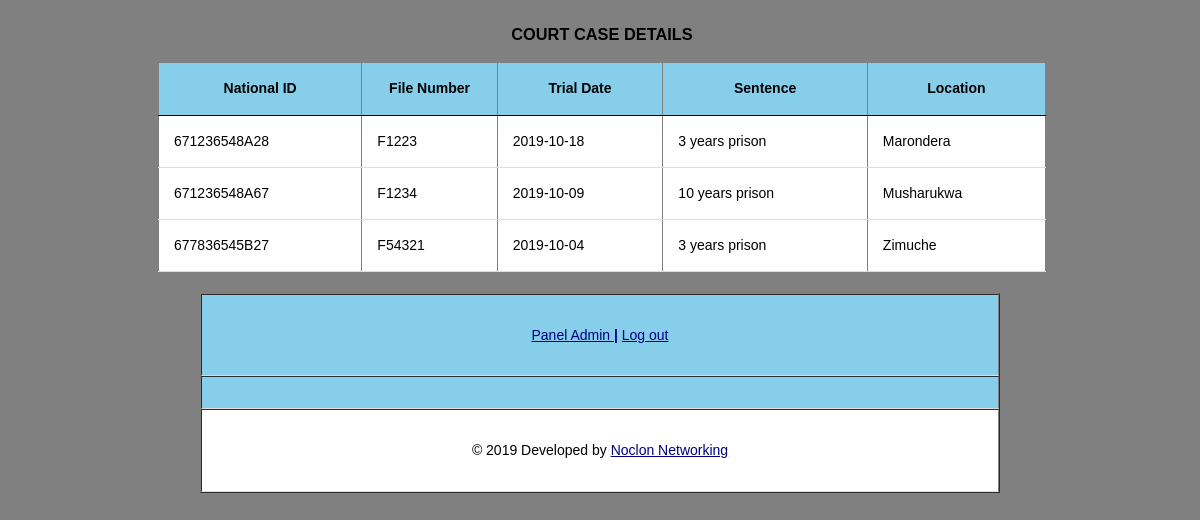
Page /admin/viewcase.php on the committed database.
### tables this page shows
CREATE TABLE `court` (
  `national_id` varchar(12) NOT NULL,
  `file_num` varchar(10) NOT NULL,
  `trial_date` date NOT NULL,
  `sentence` varchar(50) NOT NULL,
  `location` varchar(30) NOT NULL
);

### admin/viewcase1.php (the view, shortened to what this page needs)
<!DOCTYPE html>
<head>
   <link rel="stylesheet" media="screen" href="login.css" >
</head>
<body>
<table id='data' align='centre' border= "solid 1px #ddd">
<caption><h3>COURT CASE DETAILS</h3></caption>
  <tr>
    <th>National ID</th>
    <th>File Number</th>
    <th>Trial Date</th>
    <th>Sentence</th>
    <th>Location</th>
  </tr>
<?php
$sel= "SELECT * from court";
if ($result = mysqli_query($db, $sel))
{
while($rows = mysqli_fetch_assoc($result)) {
    ?>
    <tr>
        <td><?php echo $rows['national_id']?></td>
        <td><?php echo $rows['file_num']?></td>
        <td><?php echo $rows['trial_date']?></td>
        <td><?php echo $rows['sentence']?></td>
        <td><?php echo $rows['location']?></td>
    </tr>
    <?php
}
}
else { echo "0 results"; }
?>
</table>
</body>
</html>

### admin/login.css (style rules this page uses)
body { font: 14px/21px "Lucida Sans", "Lucida Grande", "Lucida Sans Unicode", sans-serif;background:gray; }

### admin/viewcase1.php (style rules this page uses)
#data { align: center; background-color: white; border-collapse: collapse; width: 75%; margin-left:150px; }
th { height: 50px; text-align: center; border-bottom: 1px solid black; background-color: skyblue; }
td { padding: 15px; border-bottom: 1px solid #ddd; }

### rows in the picture
court: national_id "671236548A28", file_num "F1223", trial_date "2019-10-18", sentence "3 years prison", location "Marondera"
court: national_id "671236548A67", file_num "F1234", trial_date "2019-10-09", sentence "10 years prison", location "Musharukwa"
court: national_id "677836545B27", file_num "F54321", trial_date "2019-10-04", sentence "3 years prison", location "Zimuche"
